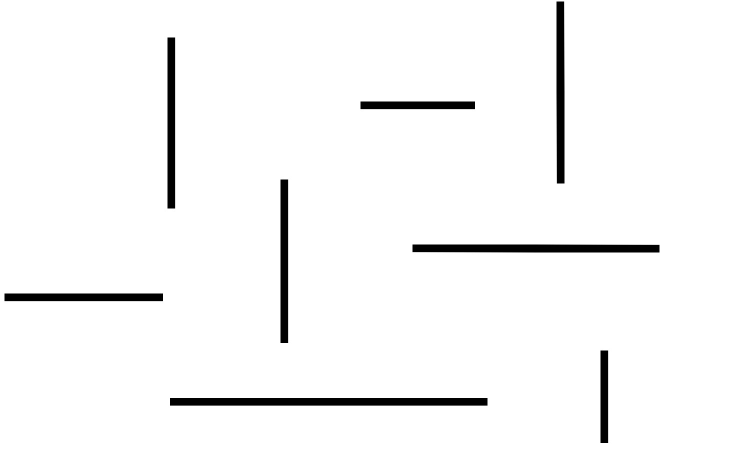
//> input picture map.jpg, 1500 x 900 px (shown at 1/2 size)
$ ./rrt   (built with g++ and OpenCV 4)
//> lines starting //> are read from the running program, lines starting //| are printed output that depends on the picture; after the words box and inside, x2 and y2 are one past the last pixel; in counts of white or black regions, pixels touching at a corner belong together
#include <chrono>
#include <cmath>
#include <thread>
#include <opencv2/opencv.hpp>
#include <random>
#include <ctime>


#define START_X 50
#define START_Y 50
#define GOAL_X 1400
#define GOAL_Y 820
#define WIDTH 1500  // With of Image
#define HEIGHT 900  // Height of Image

using namespace std::chrono_literals;

//GraphNode class to store parent info with each node
class GraphNode
{
    public:
    int parent_idx;
    cv::Point2i parent;//Parent Node location
    cv::Point2i location;//Self location


    GraphNode()
    {
        parent_idx=0;
        this->parent=cv::Point2i(0,0);
        this->location=cv::Point2i(0,0);
    }

    GraphNode(cv::Point2i parent,cv::Point2i location, int parent_idx)
    {
        this->parent_idx=parent_idx;
        this->parent=parent;
        this->location=location;
    }
};

//Implementation of RRT
class RRT
{
    public:
    int MAX_X=0;                    // Maximum width dimension of image
    int MAX_Y=0;                    // Maximum height dimension of image
    int MAX_D=50;                   // Maximum step distace
    int MAX_ITERATIONS=1000;        // Maximum iterations alowed for sampling
    int DIST_THRESHOLD=50;          // Threashold to reach to goal
    cv::Point2i start_;             // Start Point
    cv::Point2i goal_;              // Goal Point
    cv::Mat map_;                   // Empty image
    std::vector<GraphNode> nodes_;  // Collection of GraphNodes-


    RRT(int MAX_X,int MAX_Y, cv::Point2i start, cv::Point2i goal, cv::Mat map_)
    {
        this->MAX_X=MAX_X;
        this->MAX_Y=MAX_Y;
        this->start_=start_;
        this->goal_=goal;
        this->map_=map_;

        GraphNode g(start_,start_,0); //First GraphNode
        this->nodes_.push_back(g);
        for(int i=0;i<this->MAX_ITERATIONS;i++)
        {
            int nearest_idx=0;
            cv::Point2i new_pt;
            while(1)  // Sampling new point untill a point without obstacle found
            {
                new_pt =this->random_pt();
                nearest_idx=this->nearest_to(new_pt);
                if(!this->obstacle_bw(new_pt,this->nodes_[nearest_idx].location))
                {
                    break;
                }
            }

            // If the sampled point is far away take an intercept within max step length
            if (this->distance(new_pt ,this->nodes_[nearest_idx].location)>this->MAX_D){
                float dx = new_pt.x - this->nodes_[nearest_idx].location.x;
                float dy = new_pt.y - this->nodes_[nearest_idx].location.y;

                // Calculate the length of the line segment
                float length = distance(this->nodes_[nearest_idx].location, new_pt);

                // Calculate the unit vector
                double ux = dx / length;
                double uy = dy / length;

                // Calculate the coordinates of the new point
                int newX = this->nodes_[nearest_idx].location.x + this->MAX_D * ux;
                int newY = this->nodes_[nearest_idx].location.y + this->MAX_D * uy;
                new_pt=cv::Point2i(newX,newY);
            }

            //Add the sampled point to the vector of GraphNodes
            GraphNode new_node(this->nodes_[nearest_idx].location,new_pt,nearest_idx);
            nodes_.push_back(new_node);

            // If the sampled point is close enough to the goal
            if (this->distance(goal_,new_pt)<=this->DIST_THRESHOLD){
                std::cout<<"Goal Found after "<<i<<" iterations"<<std::endl;
                break;  //Stop  search
            }

            // If maximum number of iterations done print info
            if (i==MAX_ITERATIONS-1){
                std::cout<<"Goal Not Found"<<std::endl;
            }
        }
    }


    // Function to check if path between any two points is blocked
    bool obstacle_bw(cv::Point2i pt1, cv::Point2i pt2)
    {
        // Line Equation y= mx+c
        float denom=(pt2.x-pt1.x);
        float m;
        if(denom!=0){
            m= (pt2.y-pt1.y)/denom;
            float c= pt1.y-m*pt1.x;

            //For each x b/w pt2 & pt1 find y and check if its blocked
            int increment=0;
            if(pt2.x > pt1.x){
                increment=1;
            }
            else{
                increment=-1;
            }
            int x_=pt1.x;

            while(x_!=pt2.x){
                int y=m*x_+c;
                if(y>1){
                    if (this->map_.at<uchar>(y,x_)!=255 || this->map_.at<uchar>(y+1,x_)!=255 || this->map_.at<uchar>(y-1,x_)!=255)
                    {
                        return true;
                    }
                }
                x_+=increment;
            }
        }
        else //Verticle Line
        {
            int y=pt1.y;
            int increment=0;
            if(pt2.y > pt1.y){
                increment=1;
            }
            else{
                increment=-1;
            }
            while(y !=pt2.y){
                if(y>1){
                    if (this->map_.at<uchar>(y,pt1.x)!=255)
                    {
                        return true;
                    }
                }
                y+=increment;
            }

        }
        return false;
    }

    //Function to sample a random Point
    cv::Point2i random_pt()
    {
        // Seed the random number generator
        std::random_device rd;
        std::mt19937 rng(rd());

        // Define the distribution
        std::uniform_int_distribution<int> distributionx(0, this->MAX_X);
        std::uniform_int_distribution<int> distributiony(0, this->MAX_Y);

        int x = distributionx(rng);
        int y = distributiony(rng);

        return cv::Point2i(x,y);

    }

    //Find index of the nearest node to a sampled point
    int nearest_to(cv::Point2i pt)
    {
        float nearest_dist=INT_MAX;
        int nearest_node_idx=0;
        for(int i=0;i<this->nodes_.size();i++)
        {
            if (distance(pt, nodes_[i].location) < nearest_dist)
            {
                nearest_dist=distance(pt, nodes_[i].location);
                nearest_node_idx=i;
            }
        }
        return nearest_node_idx;
    }

    //Function to check distance b/w two points
    float distance(cv::Point2i pt1, cv::Point2i pt2)
    {
        return sqrt(pow(pt1.x-pt2.x,2)+pow(pt1.y-pt2.y,2));
    }


};


int main()
{
    // Create a maze using opencv
    // Read image from file
    cv::Mat map_=cv::imread("map.jpg",cv::IMREAD_GRAYSCALE);
//> map_ is the input picture: 900 rows x 1500 cols, CV_8UC1; min 0, max 255, mean 246.6

    //Take Start & Goal point
    cv::Point2i start_(START_X,START_Y);
    cv::Point2i goal_(GOAL_X,GOAL_Y);

    RRT rrt_(WIDTH,HEIGHT,start_,goal_,map_);

    cv::Mat map_color;
    cv::cvtColor(map_,map_color,cv::COLOR_GRAY2BGR);
    cv::circle(map_color, start_, 5,cv::Scalar(0,0,255), 2);
//> map_color: 900 rows x 1500 cols, CV_8UC3; 90 pixels changed, all inside (x1, y1, x2, y2) = (44, 44, 57, 57)
    cv::circle(map_color, goal_, 5,cv::Scalar(0,255,0), 2);
//> map_color: 900 rows x 1500 cols, CV_8UC3; mean B, G, R 246.6, 246.6, 246.6
    cv::circle(map_color, goal_, rrt_.DIST_THRESHOLD,cv::Scalar(0,255,0), 1);
//> map_color: 900 rows x 1500 cols, CV_8UC3; mean B, G, R 246.5, 246.6, 246.5

    // Draw points & lines to show RRT Algorithm
    for(int i=0;i<rrt_.nodes_.size();i++)
    {
        cv::circle(map_color, rrt_.nodes_.at(i).location, 5,cv::Scalar(255,0,0), 2);
        cv::line(map_color,rrt_.nodes_.at(i).location,rrt_.nodes_.at(i).parent,cv::Scalar(0,255,0),1);
    }
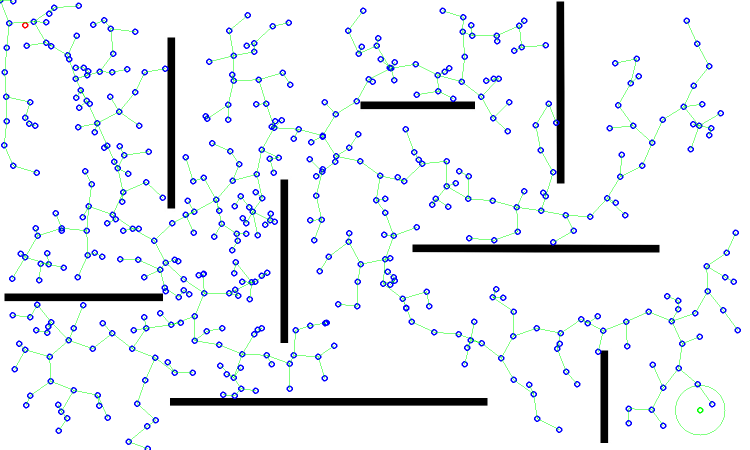
//> map_color: 900 rows x 1500 cols, CV_8UC3 (shown at 1/2 size); mean B, G, R 243.8, 239.3, 236.5
    cv::line(map_color,rrt_.nodes_.back().location,goal_,cv::Scalar(0,255,0),1);
//> map_color: 900 rows x 1500 cols, CV_8UC3; 22 pixels changed, all inside (x1, y1, x2, y2) = (1400, 809, 1424, 821)

    // Back Trace the Path
    GraphNode node=rrt_.nodes_.back();
    while(node.parent_idx!=0)
    {
        cv::line(map_color,node.location,node.parent,cv::Scalar(0,0,255),3);
        node=rrt_.nodes_[node.parent_idx];
    }
//> this loop made 47 passes
//> (node.location, node.parent) on passes 1 to 12: (Point(1424, 808), Point(1395, 768)), (Point(1395, 768), Point(1357, 736)), (Point(1357, 736), Point(1364, 687)), (Point(1364, 687), Point(1343, 642)), (Point(1343, 642), Point(1297, 623)), (Point(1297, 623), Point(1252, 643)), (Point(1252, 643), Point(1206, 661)), (Point(1206, 661), Point(1162, 638)), (Point(1162, 638), Point(1121, 666)), (Point(1121, 666), Point(1073, 656)), (Point(1073, 656), Point(1026, 672)), (Point(1026, 672), Point(1002, 716))
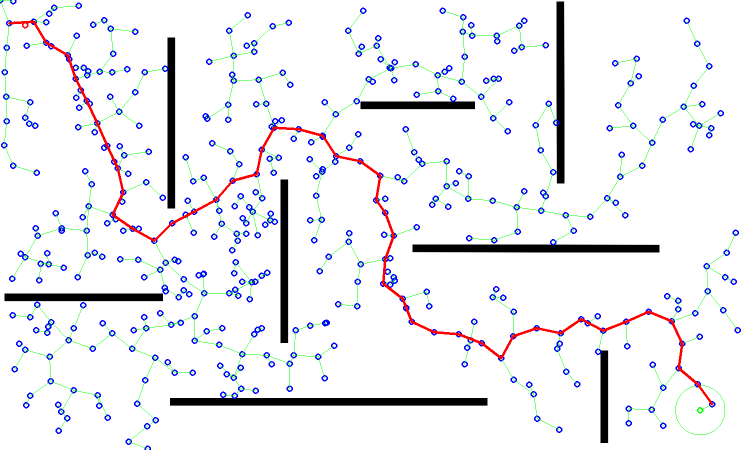
//> map_color: 900 rows x 1500 cols, CV_8UC3 (shown at 1/2 size); mean B, G, R 242, 237.5, 237.2
    cv::line(map_color,node.location,start_,cv::Scalar(0,0,255),3);
//> map_color: 900 rows x 1500 cols, CV_8UC3; 80 pixels changed, all inside (x1, y1, x2, y2) = (23, 47, 53, 53)
//> node.location = Point(18, 46)

    //Save the generated image
    cv::imwrite("output.jpg", map_color);
    cv::imshow("Map ",map_color);
    cv::waitKey(0);
    return 0;
}
